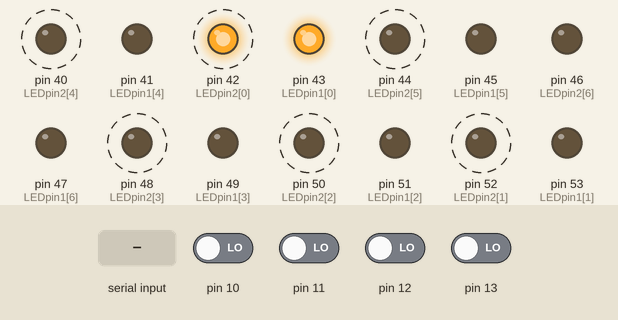
Simulated run of this sketch. Board: Arduino Mega 2560, built with avr-gcc and run on an emulated ATmega2560. Shown: output pins drawn as LEDs (lit = HIGH). Dashed ring = blinking. The inputs (shaded band) are chosen by the test bench; at power-on: pin 10–13 LOW. What the sketch prints to the serial monitor is not drawn.

Above: at 0.1 s.
At 0.51 s:
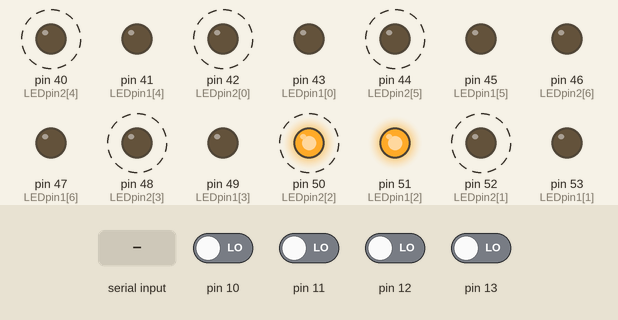
1.3 s: byte 90 received over Serial
At 1.55 s:
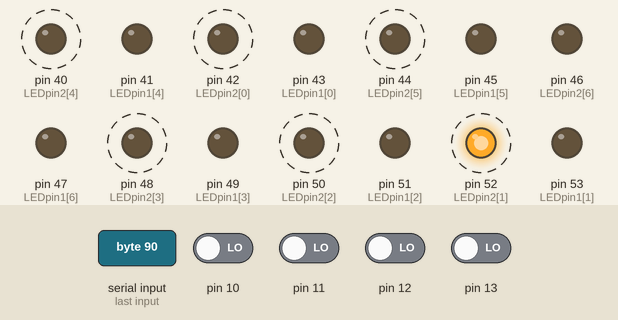
Timing chart, 0 to 10.3 s (numbered marks = the images above; inputs shaded):
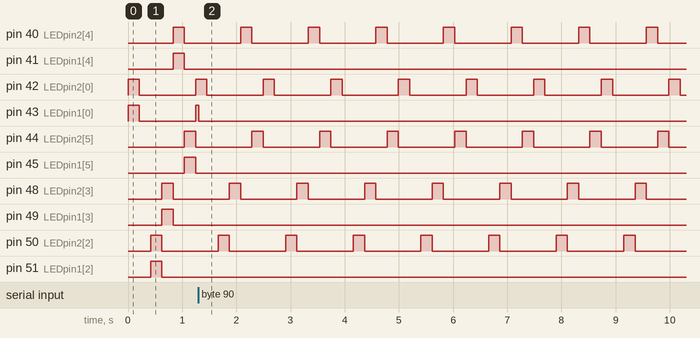

Measured:
- after the input at 1.3 s, pin 41 (LEDpin1[4]), pin 45 (LEDpin1[5]), pin 49 (LEDpin1[3]), pin 51 (LEDpin1[2]), pin 53 (LEDpin1[1]): stops changing and stays LOW
- by itself, pin 40 (LEDpin2[4]), pin 42 (LEDpin2[0]), pin 44 (LEDpin2[5]), pin 48 (LEDpin2[3]), pin 50 (LEDpin2[2]), pin 52 (LEDpin2[1]): alternates HIGH for 0.21 s and LOW for 1.0 s

The sketch:

hidden.ino
```cpp
int buttonPin[4];
int state[4];
int incomingByte = 0;
int score[2];
int counter = 0;
int countInterval = 200;
long lastMillis = millis();
int LEDpin1[] = {
  43, 53, 51, 49, 41, 45, 47};
int LEDpin2[] = {
  42, 52, 50, 48, 40, 44, 46};

byte seven_seg_digits[10][7] = {
  {
    1,1,1,1,1,1,0             }
  ,  // = 0
  {
    0,1,1,0,0,0,0             }
  ,  // = 1
  {
    1,1,0,1,1,0,1             }
  ,  // = 2
  {
    1,1,1,1,0,0,1             }
  ,  // = 3
  {
    0,1,1,0,0,1,1             }
  ,  // = 4
  {
    1,0,1,1,0,1,1             }
  ,  // = 5
  {
    1,0,1,1,1,1,1             }
  ,  // = 6
  {
    1,1,1,0,0,0,0             }
  ,  // = 7
  {
    1,1,1,1,1,1,1             }
  ,  // = 8
  {
    1,1,1,0,0,1,1             }   // = 9
};


void setup() {

  Serial.begin(9600);

  for(int i =0; i<4 ; i++){
    buttonPin[i] = 10+i;
    pinMode(buttonPin[i], INPUT);
    state[i] = 10;
    score[i] = 10;
  }

  for(int i =0; i<7; i++){
    pinMode(LEDpin1[i], OUTPUT);
    pinMode(LEDpin2[i], OUTPUT);
  }
}

void loop() {
  for(int i=0; i<4 ; i++){
    state[i] = digitalRead(buttonPin[i]);

    Serial.print(state[i]);
    if(i != 3){
      Serial.print(",");
    }
    else{
      Serial.print("\n");
    }
  }


  //  Serial.print("player1 is ");
  //  Serial.println(score[0]);
  //  Serial.print("player2 is ");
  //  Serial.println(score[1]);

  if (Serial.available() > 0) {
    incomingByte = Serial.read();
    if(incomingByte < 15 ){ // 0 - 10, 20-30
      score[0] = incomingByte;
    }
    else{
      score[1] = incomingByte - 20;
    }
  }

  if(millis() - lastMillis > countInterval){
    lastMillis = millis();
    counter ++;
    if(counter > 5){
      counter = 0;
    }
  }

  sevenSegWrite(score[0],0);
  sevenSegWrite(score[1],1);

  //for(int i=0; i<10; i++){
  //  sevenSegWrite(i,0);
  //  sevenSegWrite(i,1);
  //}
  //delay(1000);

  //delay(25);
}
```

functions.ino
```cpp
void sevenSegWrite(byte digit, int p) {

  if(digit != 10){

    for (byte segCount = 0; segCount < 7; segCount++) {
      if(p == 1){
        digitalWrite(LEDpin1[segCount], seven_seg_digits[digit][segCount]);
      }
      else{
        digitalWrite(LEDpin2[segCount], seven_seg_digits[digit][segCount]);
      }

    }

  }
  else{
    for(int i = 0; i< 7; i++){

      if(i == counter){
        if(p==1){
          digitalWrite(LEDpin1[i], HIGH);
        }
        else{
          digitalWrite(LEDpin2[i], HIGH);
        }
      }
      else{
        if(p ==1 ){
          digitalWrite(LEDpin1[i], LOW);
        }
        else{
          digitalWrite(LEDpin2[i], LOW);
        }
      }

    }
  }
}
```
